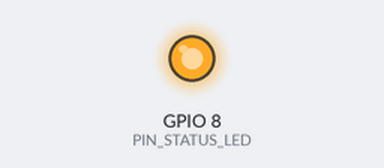
The sketch below on a simulated ESP32-C3. Shown: output pins drawn as LEDs (lit = HIGH). WiFi joins after 1.5 s; servers stay silent unless stated; what the sketch prints to the serial monitor is not drawn.

Above: at 6.3 s.
Timing chart, 0 to 10.5 s (numbered marks = the images above):
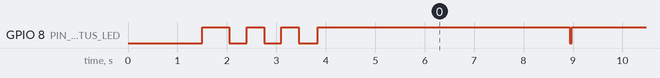

The sketch:

wifi_module_test.ino
```cpp
// ============================================================================
// 1. ESP32-C3 SUPERMINI ONBOARD WIFI TEST - CONSTANTS & CONFIGURATION
// ============================================================================
#include <WiFi.h>

// ---> [WIFI NETWORK CREDENTIALS - CONFIGURE HERE] <---
const char* WIFI_SSID                         = "Malith's A55";     // <-- Enter your WiFi Network Name (SSID)
const char* WIFI_PASSWORD                     = "malith26";         // <-- Enter your WiFi Password

// --- Pin Assignments & Hardware Configuration ---
const int PIN_STATUS_LED                      = 8;                  // Onboard Blue Status LED (Active LOW on ESP32-C3)
const unsigned long WIFI_TIMEOUT_MS           = 20000;              // 20-second timeout for connection attempts
const unsigned long TERMINAL_REFRESH_DELAY_MS = 5000;               // 5-second (5000ms) gap between terminal status reports


// ============================================================================
// 2. HELPER & DIAGNOSTIC FUNCTIONS
// ============================================================================

// Blinks the onboard blue LED for visual activity indication
void pulseLed(int durationMs = 50) {
    digitalWrite(PIN_STATUS_LED, LOW);   // ON (active low)
    delay(durationMs);
    digitalWrite(PIN_STATUS_LED, HIGH);  // OFF
}

// Converts RSSI (dBm) to human-readable signal quality rating
const char* evaluateSignalStrength(int rssi) {
    if (rssi >= -55) return "📶 Excellent (-55 dBm or stronger)";
    if (rssi >= -67) return "📶 Good (Fast, reliable streaming)";
    if (rssi >= -75) return "📶 Fair (Usable, minor packet loss)";
    if (rssi >= -85) return "⚠️ Weak (High latency / low throughput)";
    return "❌ Very Weak / Disconnecting";
}

// Connects to WiFi network with timeout and visual LED feedback
bool connectToWiFi() {
    Serial.println("\n--------------------------------------------------");
    Serial.printf("Connecting to WiFi SSID: \"%s\"\n", WIFI_SSID);
    Serial.println("--------------------------------------------------");

    WiFi.disconnect(true);
    delay(500);
    WiFi.mode(WIFI_STA);
    WiFi.begin(WIFI_SSID, WIFI_PASSWORD);

    unsigned long startAttempt = millis();
    while (WiFi.status() != WL_CONNECTED && millis() - startAttempt < WIFI_TIMEOUT_MS) {
        digitalWrite(PIN_STATUS_LED, !digitalRead(PIN_STATUS_LED)); // Toggle LED while waiting
        delay(350);
        Serial.print(".");
    }

    if (WiFi.status() == WL_CONNECTED) {
        digitalWrite(PIN_STATUS_LED, HIGH); // Solid OFF when connected
        Serial.println("\n✅ WiFi connected successfully!");
        return true;
    } else {
        digitalWrite(PIN_STATUS_LED, LOW);  // Solid ON if connection failed
        Serial.println("\n❌ Connection timed out! Check SSID and Password.");
        return false;
    }
}


// ============================================================================
// 3. SYSTEM INITIALIZATION
// ============================================================================

void setup() {
    Serial.begin(115200);
    delay(1500); // Allow native USB-CDC to initialize

    pinMode(PIN_STATUS_LED, OUTPUT);
    digitalWrite(PIN_STATUS_LED, HIGH); // OFF initially

    Serial.println("======================================================================");
    Serial.println("         ESP32-C3 SUPERMINI BUILT-IN WIFI MODULE UNIT TEST            ");
    Serial.println("======================================================================");
    Serial.println("Hardware Architecture  : ESP32-C3 RISC-V SoC (Built-in 2.4GHz 802.11b/g/n)");
    Serial.print("Target Network (SSID)  : "); Serial.println(WIFI_SSID);
    Serial.print("Connection Timeout     : "); Serial.print(WIFI_TIMEOUT_MS / 1000); Serial.println(" seconds");
    Serial.print("Status Refresh Gap     : "); Serial.print(TERMINAL_REFRESH_DELAY_MS); Serial.println(" ms (5 sec)");
    Serial.println("======================================================================");

    // Initial connection attempt
    connectToWiFi();
}


// ============================================================================
// 4. MAIN EXECUTION LOOP (5-SECOND INTERVAL)
// ============================================================================

void loop() {
    // 1. Auto-reconnect if WiFi connection drops
    if (WiFi.status() != WL_CONNECTED) {
        Serial.println("⚠️ WiFi link lost! Reconnecting...");
        connectToWiFi();
    }

    // 2. Fetch current WiFi metrics
    bool isConnected     = (WiFi.status() == WL_CONNECTED);
    int rssi             = isConnected ? WiFi.RSSI() : 0;
    IPAddress ip         = isConnected ? WiFi.localIP() : IPAddress(0, 0, 0, 0);
    IPAddress gateway    = isConnected ? WiFi.gatewayIP() : IPAddress(0, 0, 0, 0);
    IPAddress subnet     = isConnected ? WiFi.subnetMask() : IPAddress(0, 0, 0, 0);
    IPAddress dns        = isConnected ? WiFi.dnsIP() : IPAddress(0, 0, 0, 0);
    String macAddress    = WiFi.macAddress();

    // 3. Pulse onboard LED to confirm active monitoring cycle
    pulseLed(40);

    // 4. Formatted diagnostic output
    Serial.println("┌─────────────────────────── WIFI STATUS REPORT ───────────────────────────┐");
    Serial.printf("│ Status              : %-50s │\n", isConnected ? "🟢 CONNECTED" : "🔴 DISCONNECTED");
    Serial.printf("│ Network Name (SSID) : %-50s │\n", WIFI_SSID);
    Serial.printf("│ Hardware MAC Addr   : %-50s │\n", macAddress.c_str());
    Serial.printf("│ Local IP Address    : %-50s │\n", ip.toString().c_str());
    Serial.printf("│ Subnet Mask         : %-50s │\n", subnet.toString().c_str());
    Serial.printf("│ Gateway IP          : %-50s │\n", gateway.toString().c_str());
    Serial.printf("│ Primary DNS Server  : %-50s │\n", dns.toString().c_str());
    Serial.printf("│ Signal Strength     : %d dBm (%s) │\n", rssi, evaluateSignalStrength(rssi));
    Serial.printf("│ Uptime              : %lu seconds                                          │\n", millis() / 1000);
    Serial.println("└──────────────────────────────────────────────────────────────────────────┘\n");

    // 5. Wait 5 seconds before next status report
    delay(TERMINAL_REFRESH_DELAY_MS);
}
```

Measured:
- by itself, GPIO 8 (PIN_STATUS_LED): repeats every 0.70 s: HIGH 0.35 s, LOW 0.35 s
